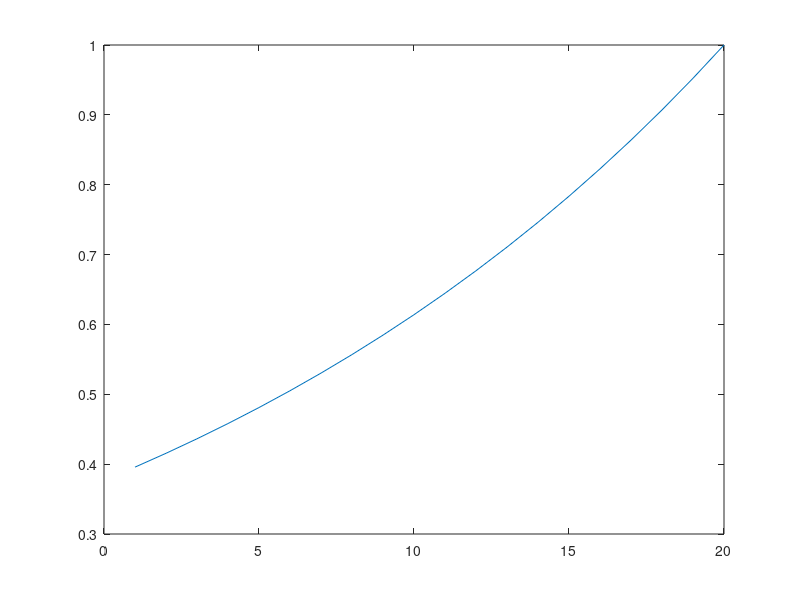

This chart was generated by the following MATLAB code: (Note: this script raises an error after producing the figure.)

attenuation = zeros(1,20);
capRatio = 20;
for i = 1:20
    attenuation(i) = (capRatio/(1+capRatio))^(20-i);
end

plot(attenuation);
plot_paper;
% set(gca, 'YScale', 'log')
xlabel("i")
ylabel("Attenuation factor due to additional accumulation")
title("Accumulation attenuation of different V_{in}[i] for C_1/C_2 = 20")